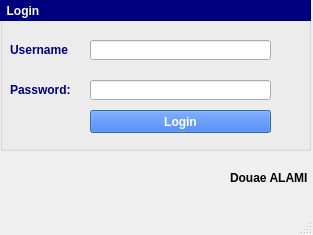
<?xml version="1.0" encoding="UTF-8"?>
<ui version="4.0">
 <class>WindowLogin</class>
 <widget class="QMainWindow" name="WindowLogin">
  <property name="windowModality">
   <enum>Qt::ApplicationModal</enum>
  </property>
  <property name="geometry">
   <rect>
    <x>0</x>
    <y>0</y>
    <width>313</width>
    <height>235</height>
   </rect>
  </property>
  <property name="windowTitle">
   <string/>
  </property>
  <widget class="QWidget" name="centralwidget">
   <widget class="QGroupBox" name="groupBox">
    <property name="geometry">
     <rect>
      <x>0</x>
      <y>0</y>
      <width>311</width>
      <height>151</height>
     </rect>
    </property>
    <property name="styleSheet">
     <string notr="true"/>
    </property>
    <property name="title">
     <string/>
    </property>
    <widget class="QLabel" name="label">
     <property name="geometry">
      <rect>
       <x>10</x>
       <y>40</y>
       <width>71</width>
       <height>20</height>
      </rect>
     </property>
     <property name="font">
      <font>
       <weight>75</weight>
       <bold>true</bold>
      </font>
     </property>
     <property name="styleSheet">
      <string notr="true">color:rgb(0,0,127);
font-weight:bold;</string>
     </property>
     <property name="text">
      <string>Username</string>
     </property>
    </widget>
    <widget class="QLabel" name="label_2">
     <property name="geometry">
      <rect>
       <x>10</x>
       <y>80</y>
       <width>71</width>
       <height>20</height>
      </rect>
     </property>
     <property name="font">
      <font>
       <weight>75</weight>
       <bold>true</bold>
      </font>
     </property>
     <property name="styleSheet">
      <string notr="true">color:rgb(0,0,127);
font-weight:bold;</string>
     </property>
     <property name="text">
      <string>Password:</string>
     </property>
    </widget>
    <widget class="QLineEdit" name="txt_username">
     <property name="geometry">
      <rect>
       <x>90</x>
       <y>40</y>
       <width>181</width>
       <height>20</height>
      </rect>
     </property>
     <property name="font">
      <font>
       <pointsize>9</pointsize>
      </font>
     </property>
    </widget>
    <widget class="QLineEdit" name="txt_password">
     <property name="geometry">
      <rect>
       <x>90</x>
       <y>80</y>
       <width>181</width>
       <height>20</height>
      </rect>
     </property>
     <property name="font">
      <font>
       <pointsize>9</pointsize>
      </font>
     </property>
     <property name="echoMode">
      <enum>QLineEdit::Password</enum>
     </property>
    </widget>
    <widget class="QPushButton" name="pushButton">
     <property name="geometry">
      <rect>
       <x>90</x>
       <y>110</y>
       <width>181</width>
       <height>23</height>
      </rect>
     </property>
     <property name="cursor">
      <cursorShape>PointingHandCursor</cursorShape>
     </property>
     <property name="autoFillBackground">
      <bool>false</bool>
     </property>
     <property name="styleSheet">
      <string notr="true">background-color: rgb(0, 85, 255);
font-weight:bold;
color:white;</string>
     </property>
     <property name="text">
      <string>Login</string>
     </property>
     <property name="default">
      <bool>true</bool>
     </property>
     <property name="flat">
      <bool>false</bool>
     </property>
    </widget>
    <widget class="QLabel" name="label_3">
     <property name="geometry">
      <rect>
       <x>0</x>
       <y>0</y>
       <width>311</width>
       <height>21</height>
      </rect>
     </property>
     <property name="font">
      <font>
       <pointsize>9</pointsize>
       <weight>75</weight>
       <bold>true</bold>
       <underline>false</underline>
      </font>
     </property>
     <property name="styleSheet">
      <string notr="true">background-color:rgb(0,0,127);
color:white;
font-weight:bold;
border-style:solid;
border-color:yellow;</string>
     </property>
     <property name="text">
      <string>  Login</string>
     </property>
    </widget>
   </widget>
   <widget class="QLabel" name="label_4">
    <property name="geometry">
     <rect>
      <x>230</x>
      <y>170</y>
      <width>81</width>
      <height>16</height>
     </rect>
    </property>
    <property name="font">
     <font>
      <weight>75</weight>
      <bold>true</bold>
     </font>
    </property>
    <property name="text">
     <string>Douae ALAMI</string>
    </property>
   </widget>
  </widget>
  <widget class="QStatusBar" name="statusbar"/>
 </widget>
 <resources/>
 <connections/>
</ui>
